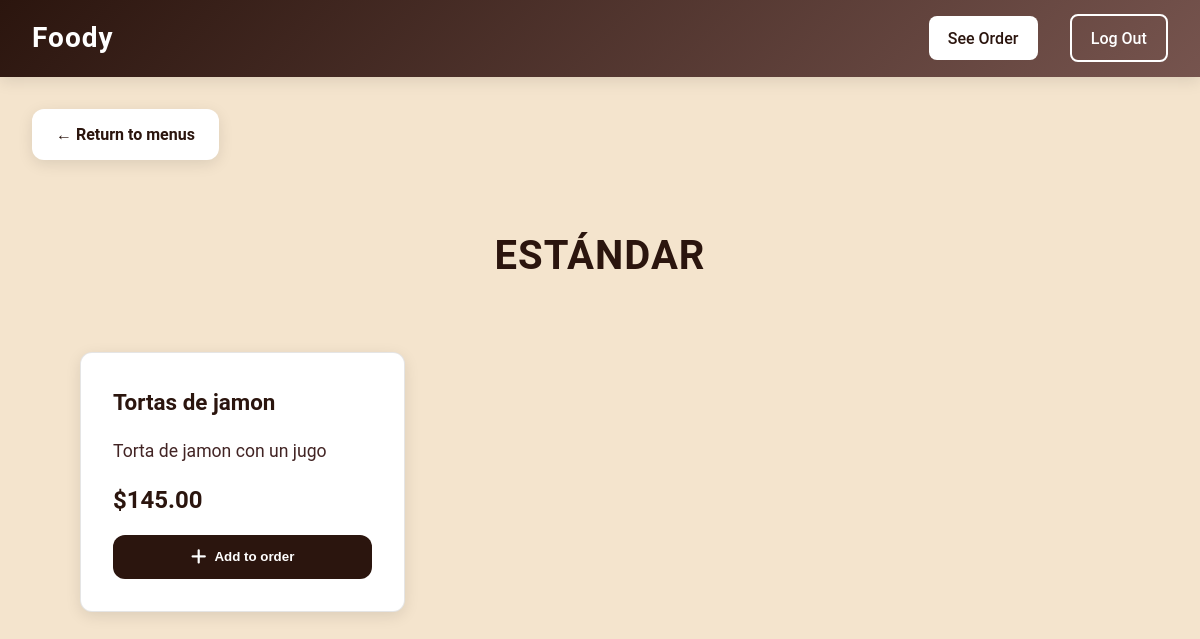
Page /InterfacesEmpleadohtml/categoryEmplo.php?menu=M002 (signed in) on the committed database.
### tables this page shows
CREATE TABLE `dish` (
  `code` varchar(5) NOT NULL,
  `name` varchar(50) NOT NULL,
  `description` varchar(150) DEFAULT NULL,
  `price` float NOT NULL,
  `discountPercentage` float NOT NULL,
  `category` varchar(5) NOT NULL,
  `menu` varchar(5) DEFAULT NULL,
  PRIMARY KEY (`code`),
  KEY `category` (`category`),
  KEY `menu` (`menu`),
  CONSTRAINT `dish_ibfk_1` FOREIGN KEY (`category`) REFERENCES `category` (`code`),
  CONSTRAINT `dish_ibfk_2` FOREIGN KEY (`menu`) REFERENCES `menu` (`code`)
);

### InterfacesEmpleadohtml/categoryEmplo.php (the view, shortened to what this page needs)
<?php
require_once __DIR__ . '/../php/login.php';
class MenuSystem {
    private $conn;
    private $employeeDiningRoom;
    private $errorMessage;
    public function __construct($conn) {
        $this->conn = $conn;
        $this->setEmployeeDiningRoom();
    }
    private function setEmployeeDiningRoom() {
        $query = "SELECT dr.num
                 FROM employee e
                 INNER JOIN factory f ON e.factory = f.code
                 INNER JOIN diningRoom dr ON dr.factory = f.code
                 WHERE e.userNum = ?";
        try {
            $stmt = $this->conn->prepare($query);
            $stmt->bind_param("i", $_SESSION['user_num']);
            $stmt->execute();
            $result = $stmt->get_result();
            if ($row = $result->fetch_assoc()) {
                $this->employeeDiningRoom = $row['num'];
            } else {
                $this->errorMessage = "No assigned dining room found";
            }
        } catch (Exception $e) {
            $this->errorMessage = "Error: " . $e->getMessage();
        }
    }
    public function getAvailableMenus() {
        $currentTime = date('H:i:s');
        $query = "SELECT DISTINCT
                    m.code as menu_code,
                    m.name as menu_name,
                    m.description as menu_description,
                    mt.description as menu_type,
                    mt.start_time,
                    mt.end_time
                 FROM menu m
                 INNER JOIN menu_type mt ON m.menu_type = mt.num
                 INNER JOIN dining_menu dm ON m.code = dm.menu
                 WHERE dm.diningRoom = ?
                 AND (
                    (mt.start_time <= ? AND mt.end_time >= ?)
                    OR (mt.start_time > mt.end_time AND
                        (mt.start_time <= ? OR mt.end_time >= ?))
                 )";
        try {
            $stmt = $this->conn->prepare($query);
            $stmt->bind_param("issss",
                $this->employeeDiningRoom,
                $currentTime,
                $currentTime,
                $currentTime,
                $currentTime
            );
            $stmt->execute();
            $result = $stmt->get_result();
            $menus = [];
            while ($row = $result->fetch_assoc()) {
                $menus[] = $row;
            }
            return $menus;
        } catch (Exception $e) {
            $this->errorMessage = "Error fetching menus: " . $e->getMessage();
            return [];
        }
    }
    public function getDishesForMenu($menuCode) {
        $query = "SELECT
                    d.code,
                    d.name,
                    d.description,
                    d.price,
                    c.name AS category_name
                 FROM dish d
                 JOIN category c ON d.category = c.code
                 WHERE d.menu = ?
                 ORDER BY c.name, d.price";
        try {
            $stmt = $this->conn->prepare($query);
            $stmt->bind_param("s", $menuCode);
            $stmt->execute();
            $result = $stmt->get_result();
            $categorizedDishes = [];
            while ($dish = $result->fetch_assoc()) {
                $categorizedDishes[$dish['category_name']][] = $dish;
            }
            return $categorizedDishes;
        } catch (Exception $e) {
            $this->errorMessage = "Error fetching dishes: " . $e->getMessage();
            return [];
        }
    }
    public function hasError() {
        return !empty($this->errorMessage);
    }
}
$menuSystem = new MenuSystem($conn);
$availableMenus = $menuSystem->getAvailableMenus();
$selectedDishes = [];
if (isset($_GET['menu']) && !empty($_GET['menu'])) {
    $selectedDishes = $menuSystem->getDishesForMenu($_GET['menu']);
}
?>
<!DOCTYPE html>
<html lang="en">
<head>
    <link rel="stylesheet" href="/css/Employe/selectMenu.css">
</head>
<body>
    <header>
    <div class="menu">
        <a href="inicioEmpleado.php" class="logo">Foody</a>
        <nav class="navbar">
            <ul>
                <li>
                    <a href="#" id="view-orders" class="view-order-btn">
                        See Order
                    </a>
                </li>
                <li><a href="../index.php" class="log-off">Log Out</a></li>
            </ul>
        </nav>
    </div>
</header>
    <main>
        <?php if ($menuSystem->hasError()): ?>
            <div class="error-message">
                <?= htmlspecialchars($menuSystem->getError()) ?>
            </div>
        <?php else: ?>
            <?php if (!isset($_GET['menu'])): ?>
                <section class="menus-section">
                    <h2>Available Menus</h2>
                    <div class="menu-grid">
                        <?php foreach ($availableMenus as $menu): ?>
                            <div class="menu-card" onclick="window.location.href='?menu=<?= htmlspecialchars($menu['menu_code']) ?>'">
                                <div class="menu-header">
                                    <h3><?= htmlspecialchars($menu['menu_name']) ?></h3>
                                    <span class="menu-type"><?= htmlspecialchars($menu['menu_type']) ?></span>
                                </div>
                                <p><?= htmlspecialchars($menu['menu_description']) ?></p>
                                <div class="menu-time">
                                    <p>Available: <?= date('h:i A', strtotime($menu['start_time'])) ?> PST -
                                                  <?= date('h:i A', strtotime($menu['end_time'])) ?> PST</p>
                                </div>
                            </div>
                        <?php endforeach; ?>
                    </div>
                </section>
            <?php else: ?>
                <?php if (empty($selectedDishes)): ?>
                    <div class="no-dishes">
                        <p>No dishes available for this menu.</p>
                        <a href="?">Return to menus</a>
                    </div>
                <?php else: ?>
                    <a href="?" class="back-button">← Return to menus</a>
                    <?php foreach ($selectedDishes as $categoryName => $dishes): ?>
                        <section class="category-container">
                            <h2><?= htmlspecialchars($categoryName) ?></h2>
                            <div class="container-products">
                                <?php foreach ($dishes as $dish): ?>
                                    <div class="card-product" data-dish-id="<?= htmlspecialchars($dish['code']) ?>">
                                        <div class="content-card-product">
                                            <h3><?= htmlspecialchars($dish['name']) ?></h3>
                                            <p class="description"><?= htmlspecialchars($dish['description']) ?></p>
                                            <p class="price">
                                                $<?= number_format($dish['price'], 2) ?>
                                            </p>
                                            <button class="add-order">
                                                <i class="fa-solid fa-plus"></i> Add to order
                                            </button>
                                        </div>
                                    </div>
                                <?php endforeach; ?>
                            </div>
                        </section>
                    <?php endforeach; ?>
                <?php endif; ?>
            <?php endif; ?>
        <?php endif; ?>
    </main>
</body>
</html>

### css/Employe/selectMenu.css (style rules this page uses)
:root { --primary-color: #2b150e; --primary-light: #76544e; --secondary-color: #4a2c23; --background-color: #f4e4cd; --white: #ffffff; --text-color: #422424; --success-color: #10b981; --error-color: #ef4444; --shadow: 0 4px 15px rgba(0, 0, 0, 0.1); --border-radius: 12px; --transition: all 0.3s ease; }
* { margin: 0; padding: 0; box-sizing: border-box; text-decoration: none; }
body { font-family: 'Roboto', sans-serif; background-color: var(--background-color); color: var(--text-color); line-height: 1.6; min-height: 100vh; }
header { background: linear-gradient(135deg, var(--primary-color) 0%, var(--primary-light) 100%); padding: 1rem 0; box-shadow: var(--shadow); position: sticky; top: 0; z-index: 1000; }
.menu { display: flex; justify-content: space-between; align-items: center; max-width: 1400px; margin: 0 auto; padding: 0 2rem; }
.logo { font-size: 28px; font-weight: 700; color: var(--white); letter-spacing: 1px; transition: var(--transition); }
.navbar ul { display: flex; gap: 2rem; align-items: center; list-style: none; }
.navbar a { color: var(--white); font-weight: 500; padding: 0.8rem 1.2rem; border-radius: 8px; transition: var(--transition); }
.view-order-btn { background-color: var(--white); color: var(--primary-color) !important; font-weight: 600; }
.log-off { border: 2px solid var(--white); }
main { max-width: 1400px; margin: 2rem auto; padding: 0 2rem; }
.menus-section, .category-container { padding: 2rem; }
h2 { text-align: center; color: var(--primary-color); font-size: 2.5rem; margin-bottom: 3rem; font-weight: 700; text-transform: uppercase; letter-spacing: 1px; }
.menu-grid, .container-products { display: grid; grid-template-columns: repeat(auto-fill, minmax(320px, 1fr)); gap: 2rem; padding: 1rem; }
.menu-card, .card-product { background: var(--white); border-radius: var(--border-radius); box-shadow: var(--shadow); padding: 2rem; transition: var(--transition); border: 1px solid rgba(0, 0, 0, 0.1); }
.content-card-product { display: flex; flex-direction: column; gap: 1rem; }
.content-card-product h3 { color: var(--primary-color); font-size: 1.4rem; font-weight: 600; }
.description { color: var(--text-color); font-size: 1.1rem; line-height: 1.6; }
.price { font-size: 1.5rem; font-weight: 700; color: var(--primary-color); }
.add-order { background-color: var(--primary-color); color: var(--white); border: none; padding: 0.8rem 1.2rem; border-radius: var(--border-radius); font-weight: 600; cursor: pointer; transition: var(--transition); display: flex; align-items: center; justify-content: center; gap: 0.5rem; }
.add-order i { font-size: 1.1rem; }
.back-button { display: inline-block; color: var(--primary-color); font-weight: 600; margin-bottom: 2rem; padding: 0.8rem 1.5rem; background-color: var(--white); border-radius: var(--border-radius); box-shadow: var(--shadow); transition: var(--transition); }

### rows in the picture
dish: name "Tortas de jamon", description "Torta de jamon con un jugo", price "145.00"

### other values in the picture
$categoryName "ESTÁNDAR"
